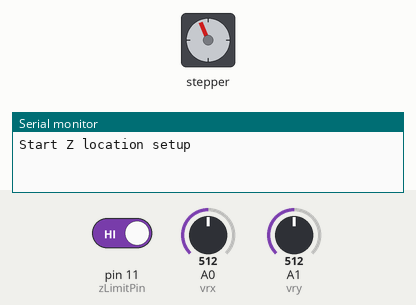
Bench run of a sketch on a simulated Arduino Uno, built with avr-gcc and run on an emulated ATmega328P. On the bench: stepper motor, the last lines printed to the serial monitor. Wiring (inferred from the names in the program): stepper motor driver (200 steps per turn assumed): step pin 4; direction pin 7; enable pin 8. Inputs (shaded band) come from the test bench; at power-on: pin 11 (zLimitPin) HIGH, A1 (vry) = 512, A0 (vrx) = 512.

Above: at 0.8 s.
0.9 s: pin 11 (zLimitPin) driven LOW
At 2.0 s:
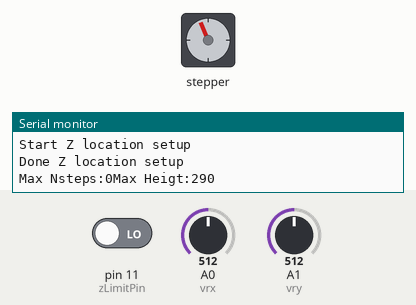
3.9 s: A1 (vry) set to 0
At 6.45 s:
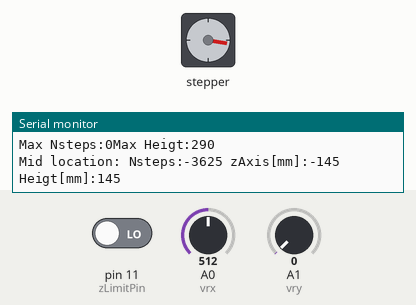
6.9 s: A0 (vrx) set to 989
8.4 s: A0 (vrx) set to 1008
9.9 s: A1 (vry) set to 504
12.9 s: A1 (vry) set to 523
Timing chart, 0 to 15.4 s (numbered marks = the images above; inputs shaded):
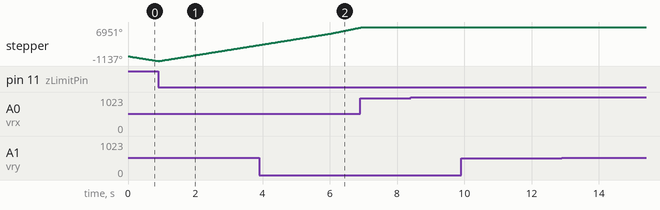

The sketch:

cncShield_demo.ino
```cpp
// Step Motor Demo

#define UP_TH           1000   // Joystic Max value TH
#define DOWN_TH         100    // Joystic min value TH
#define MID_TH          520    // Joystic MID TH
#define SPEED           700    // starting speed [us]
#define JSPEED          430    // Joystick speed [us]
#define MIN_SPEED       390    // MIN DELAY
#define INTERVAL        200    // DELAY
#define MAX_HEIGHT      290    // MAX HEIGHT [mm] from base
#define MID_STEPS       3625   // MID location steps from top Z=0
#define DIST_STEP_RATIO 0.04   // [mm/step]
#define MIN_HEIGHT      110    // MIN Height [mm]

// Stepper Motor Z
  const byte  stepPin   = 4;  //Z.STEP
  const byte  dirPin    = 7;  //Z.DIR
  const byte  zLimitPin = 11; //Z Limit
  const byte  enable    = 8;  //Shield Enable
// joystick
int vrx = A0; //Abort pin
int vry = A1; //Hold pin

int vrx_data = 0;
int vry_data = 0;

int Zlimit   = 1;

int Nsteps = 0;       // Num of steps
long height = 0;      // Height from base  im mm.
int zAxis = 0;        // Hold Z axis cordinate
int SMSpeed = SPEED;  // Stepper Motor Speed - delay in micro sec
bool print_once = true; // use to print once

static unsigned long timer = 0;
unsigned long interval     = INTERVAL;


void setup() {
 // Sets the two pins as Outputs
    Serial.begin(9600);
    pinMode(stepPin,OUTPUT);
    pinMode(dirPin,OUTPUT);
    pinMode(enable,OUTPUT);

    pinMode(zLimitPin, INPUT_PULLUP);

    pinMode(vrx , INPUT);
    pinMode(vry , INPUT);

    // Move UP till reaching limit - Start from known location
    Serial.println("Start Z location setup");
    digitalWrite(enable,LOW);
    digitalWrite(dirPin,LOW); // GO UP

    while (Zlimit)
    {
        digitalWrite(stepPin,HIGH);
        delayMicroseconds(SPEED);
        digitalWrite(stepPin,LOW);
        delayMicroseconds(SPEED);
        Zlimit = digitalRead(zLimitPin);
        //delayMicroseconds(SMSpeed);

    }
    Serial.println("Done Z location setup");
    height = MAX_HEIGHT;
    zAxis  = 0;
    Nsteps = 0; //Location  Z = 0 // MAX_HEIGHT*RATIO;

    Serial.print("Max Nsteps:");
    Serial.print(Nsteps);
    Serial.print("Max Heigt:");
    Serial.println(height);

    digitalWrite(enable,LOW);
    digitalWrite(dirPin,HIGH); // GO DOWN
    for (int i=0 ; i<MID_STEPS; i++) {
        digitalWrite(stepPin,HIGH);
        delayMicroseconds(SPEED);
        digitalWrite(stepPin,LOW);
        delayMicroseconds(SPEED);
        Nsteps-=1;
    }
    zAxis  = Nsteps*DIST_STEP_RATIO;
    height = MAX_HEIGHT + zAxis;
    Serial.print("Mid location: Nsteps:");
    Serial.print(Nsteps);
    Serial.print(" zAxis[mm]:");
    Serial.print(zAxis);
    Serial.print(" Heigt[mm]:");
    Serial.println(height);

    digitalWrite(enable,HIGH); // disable motor
    SMSpeed = JSPEED; // move to joy speed
}


void loop()
 {

   joystick();
   Zlimit = digitalRead(zLimitPin);

}

void joystick()
{
    vrx_data = analogRead(vrx);
    vry_data = analogRead(vry);
/*
    Serial.print("Vrx:");
    Serial.print(vrx_data);
    Serial.print(" Vry:");
    Serial.print(vry_data);
    Serial.print(" Speed:");
    Serial.println(SMSpeed);
*/

    if (vrx_data > UP_TH )
    {
        SMSpeed+=10;
        Serial.print("Speed:");
        Serial.println(SMSpeed);
    }

    if ((vrx_data < DOWN_TH )&&(SMSpeed > MIN_SPEED))
    {
        SMSpeed-=10;
        Serial.print("Speed:");
        Serial.println(SMSpeed);
    }


    // to stop the stepper motor
    if ( (vry_data > MID_TH-10)&&(vry_data < MID_TH+10)  )
    {

        if (print_once) {
            digitalWrite(enable,HIGH); // STOP All motors

            Serial.print("Stop");
            Serial.print("| Speed:");
            Serial.print(SMSpeed);
            Serial.print(" Nsteps:");
            Serial.print(Nsteps);
            Serial.print(" Heigt:");
            Serial.println(height);
            print_once = false;
        }

    }


    if (Zlimit &&(vry_data > UP_TH)) //Up if limit is not reached
    {
        digitalWrite(enable,LOW);
        digitalWrite(dirPin,LOW);
        Nsteps+=1;
        zAxis  = Nsteps*DIST_STEP_RATIO;
        height = MAX_HEIGHT + zAxis;
        //Serial.print("Up:");
        //Serial.println(vrx_data);
        digitalWrite(stepPin,HIGH);
        delayMicroseconds(SMSpeed);
        digitalWrite(stepPin,LOW);
        delayMicroseconds(SMSpeed);
        print_once = true;

    }


    if ( (vry_data < DOWN_TH)&&(height>MIN_HEIGHT)) //down till min heigt reached
    {
        //Serial.print("Down:");
        //Serial.println(vrx_data);
        digitalWrite(enable,LOW);
        digitalWrite(dirPin,HIGH);
        Nsteps-=1;
        zAxis  = Nsteps*DIST_STEP_RATIO;
        height = MAX_HEIGHT + zAxis;
        digitalWrite(stepPin,HIGH);
        delayMicroseconds(SMSpeed);
        digitalWrite(stepPin,LOW);
        delayMicroseconds(SMSpeed);
        print_once = true;
    }


}
```
